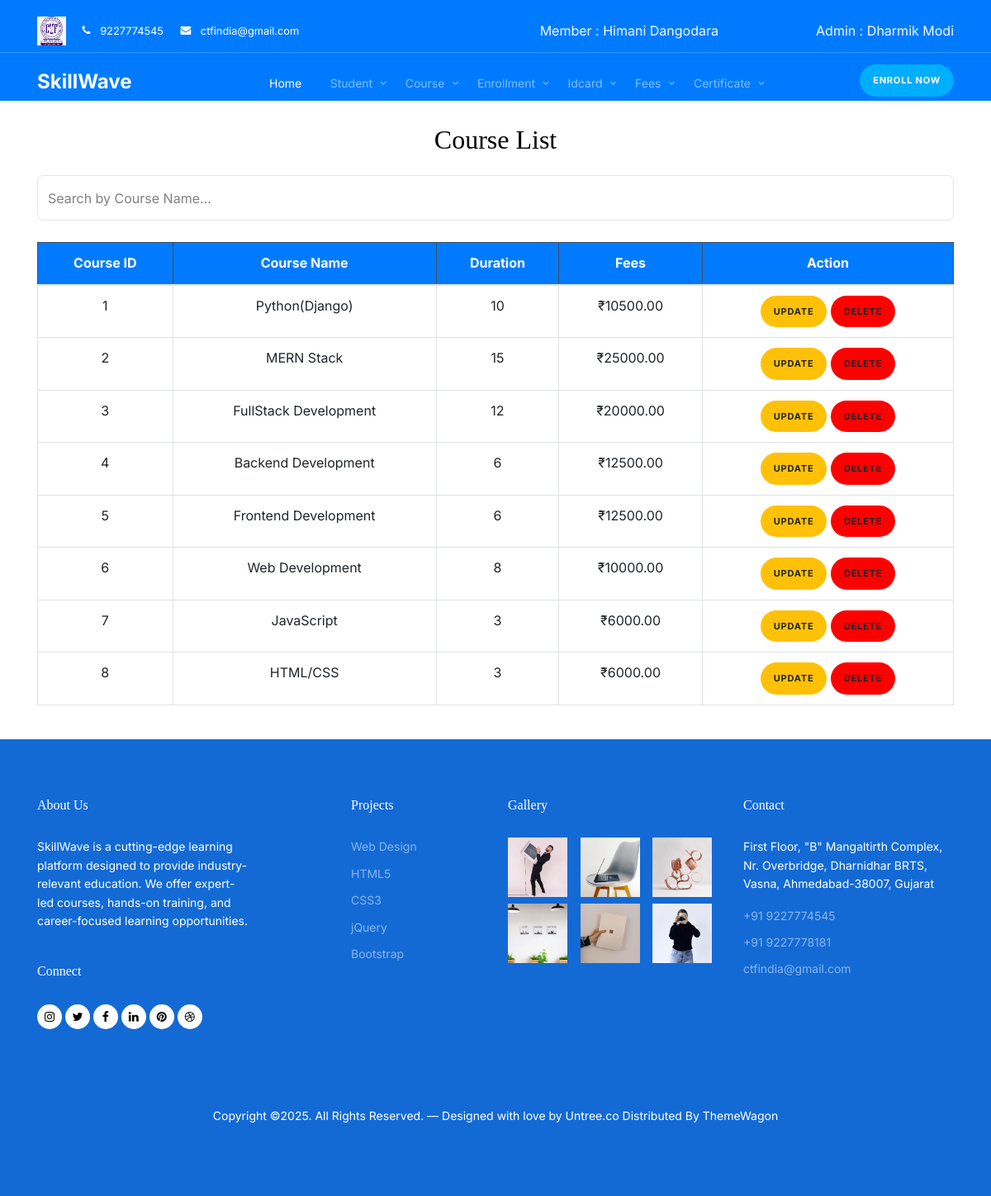
The app's page /course_list/2 with its own data.
### myapp/models.py (models this page shows, shortened)
class Member(models.Model):
    member_id = models.AutoField(primary_key=True, verbose_name="ID")
    admin = models.ForeignKey(Admin, on_delete = models.CASCADE )
    member_name = models.CharField(max_length=50)
    member_email = models.EmailField(max_length=50)
    member_password = models.CharField(max_length=10)
    member_phone = models.CharField(max_length=10)
    date_of_joining = models.DateField()

class Admin(models.Model):
    admin_id = models.AutoField(primary_key=True, verbose_name="ID")
    email = models.EmailField(max_length=50)
    password = models.CharField(max_length=10)
    name = models.CharField(max_length=50)

class Course(models.Model):
    course_id = models.AutoField(verbose_name="course_id",primary_key=True)
    admin = models.ForeignKey(Admin, on_delete = models.CASCADE )
    course_name = models.CharField(max_length=30)
    duration = models.IntegerField(help_text="Duration in month")
    fees = models.DecimalField(max_digits=10, decimal_places=2)

### myapp/views.py (the view)
# urls.py: path('course_list/<int:member_id>', views.Course_list, name='course_list'),
def Course_list(request, member_id):
    admin_id = models.Member.objects.get(member_id=member_id).admin.admin_id
    member = models.Member.objects.get(member_id=member_id)
    c = models.Admin.objects.get(admin_id=admin_id)
    id = member.member_id
    course = models.Course.objects.filter(admin = admin_id)
    context = {
        'id': id,
        'admin': c,
        'member': member,
        'course': course
    }
    course = models.Course.objects.filter(admin = admin_id)
    context['course'] = course
    return render(request, 'course_list.html', context)

### myapp/templates/course_list.html (shortened to what this page needs)
<!doctype html>
<html lang="en">
<head>
  <link rel="stylesheet" href="https://unicons.iconscout.com/release/v4.0.0/css/line.css">
  {% load static %}
  <link rel="stylesheet" href="{% static 'css/bootstrap.min.css' %}">
  <link rel="stylesheet" href="{% static 'css/bootstrap.min.css' %}">
  <link rel="stylesheet" href="{% static 'css/animate.min.css' %}">
  <link rel="stylesheet" href="{% static 'css/owl.carousel.min.css' %}">
  <link rel="stylesheet" href="{% static 'css/owl.theme.default.min.css' %}">
  <link rel="stylesheet" href="{% static 'css/jquery.fancybox.min.css' %}">
  <link rel="stylesheet" href="{% static 'fonts/icomoon/style.css' %}">
  <link rel="stylesheet" href="{% static 'fonts/flaticon/font/flaticon.css' %}">
  <link rel="stylesheet" href="{% static 'css/aos.css' %}">
  <link rel="stylesheet" href="{% static 'css/style.css' %}">
</head>
<body>
<nav class="site-nav mb-5" style="background-color: #007bff;">
    <div class="pb-2 top-bar mb-3">
      <div class="container">
        <div class="row align-items-center">
          <div class="col-6 col-lg-6">
            <img src="../../static/images/image.jpg" style="height: 35px; width: auto; margin-right: 15px;">
            <a href="#" class="small mr-3"><span class="icon-phone mr-2"></span> <span class="d-none d-lg-inline-block">9227774545</span></a>
            <a href="#" class="small mr-3"><span class="icon-envelope mr-2"></span> <span class="d-none d-lg-inline-block">ctfindia@gmail.com</span></a>
          </div>
          <div class="col-6 col-lg-3 text-right" style="color: aliceblue;">Member : {{ member.member_name }}</div>
          <div class="col-6 col-lg-3 text-right" style="color: aliceblue;">Admin : {{ admin.name }}</div>
        </div>
      </div>
    </div>
    <div class="sticky-nav js-sticky-header" style="background-color: #007bff;">
      <div class="container position-relative">
        <div class="site-navigation text-center">
          <a href="{% url 'index' id %}" class="logo menu-absolute m-0">SkillWave</a>
          <ul class="js-clone-nav d-none d-lg-inline-block site-menu">
            <li class="active"><a href="{% url 'index' id %}">Home</a></li>
            <li class="has-children">
              <a href="#">Student</a>
            </li>
            <li class="has-children">
              <a href="#">Course</a>
            </li>
            <li class="has-children">
              <a href="#">Enrollment</a>
            </li>
            <li class="has-children">
              <a href="#">Idcard</a>
            </li>
            <li class="has-children">
              <a href="#">Fees</a>
            </li>
            <li class="has-children">
              <a href="#">Certificate</a>
            </li>
          </ul>
          <a href="#" class="btn-book btn btn-secondary btn-sm menu-absolute">Enroll Now</a>
        </div>
      </div>
    </div>
</nav>
<div class="container">
    <h2 class="text-center mb-4">Course List</h2>
    <div class="d-flex justify-content-end">
      <input type="text" id="searchInput" name="searchInput" class="form-control search-box" placeholder="Search by Course Name...">
    </div><br>
    <div class="table-responsive">
        <table class="table table-bordered text-center">
            <thead class="table-dark" style="background-color: #007bff; color: white;">
                <tr>
                    <th>Course ID</th>
                    <th>Course Name</th>
                    <th>Duration</th>
                    <th>Fees</th>
                    <th>Action</th>
                </tr>
            </thead>
            <tbody>
                {% for course in course %}
                <tr>
                    <td>{{ course.course_id }}</td>
                    <td>{{ course.course_name }}</td>
                    <td>{{ course.duration }}</td>
                    <td>₹{{ course.fees }}</td>
                    <td>
                        <a href="{% url 'course_edit' id course.course_id %}" class="btn btn-update btn-sm">Update</a>
                        <a href="{% url 'course_delete' id course.course_id %}" class="btn btn-delete btn-sm">Delete</a>
                    </td>
                </tr>
                {% empty %}
                <tr>
                    <td colspan="6" class="text-center">No courses available.</td>
                </tr>
                {% endfor %}
            </tbody>
        </table>
    </div>
</div><br>
<div class="site-footer">
  <div class="container">
    <div class="row">
      <div class="col-lg-3 mr-auto">
        <div class="widget">
          <h3>About Us<span class="text-primary">.</span> </h3>
          <p>SkillWave is a cutting-edge learning platform designed to provide industry-relevant education. We offer expert-led courses, hands-on training, and career-focused learning opportunities.</p>
        </div>
        <div class="widget">
          <h3>Connect</h3>
          <ul class="list-unstyled social">
            <li><a href="#"><span class="icon-instagram"></span></a></li>
            <li><a href="#"><span class="icon-twitter"></span></a></li>
            <li><a href="#"><span class="icon-facebook"></span></a></li>
            <li><a href="#"><span class="icon-linkedin"></span></a></li>
            <li><a href="#"><span class="icon-pinterest"></span></a></li>
            <li><a href="#"><span class="icon-dribbble"></span></a></li>
          </ul>
        </div>
      </div>
      <div class="col-lg-2 ml-auto">
        <div class="widget">
          <h3>Projects</h3>
          <ul class="list-unstyled float-left links">
            <li><a href="#">Web Design</a></li>
            <li><a href="#">HTML5</a></li>
            <li><a href="#">CSS3</a></li>
            <li><a href="#">jQuery</a></li>
            <li><a href="#">Bootstrap</a></li>
          </ul>
        </div>
      </div>
      <div class="col-lg-3">
        <div class="widget">
          <h3>Gallery</h3>
          <ul class="instafeed instagram-gallery list-unstyled">
            <li><a class="instagram-item" href="static/images/gal_1.jpg" data-fancybox="gal"><img src="{% static 'images/gal_1.jpg' %}" alt="" width="72" height="72"></a>
            </li>
            <li><a class="instagram-item" href="static/images/gal_2.jpg" data-fancybox="gal"><img src="{% static 'images/gal_2.jpg' %}" alt="" width="72" height="72"></a>
            </li>
            <li><a class="instagram-item" href="static/images/gal_3.jpg" data-fancybox="gal"><img src="{% static 'images/gal_3.jpg' %}" alt="" width="72" height="72"></a>
            </li>
            <li><a class="instagram-item" href="static/images/gal_4.jpg" data-fancybox="gal"><img src="{% static 'images/gal_4.jpg' %}" alt="" width="72" height="72"></a>
            </li>
            <li><a class="instagram-item" href="static/images/gal_5.jpg" data-fancybox="gal"><img src="{% static 'images/gal_5.jpg' %}" alt="" width="72" height="72"></a>
            </li>
            <li><a class="instagram-item" href="static/images/gal_6.jpg" data-fancybox="gal"><img src="{% static 'images/gal_6.jpg' %}" alt="" width="72" height="72"></a>
            </li>
          </ul>
        </div>
      </div>
      <div class="col-lg-3">
        <div class="widget">
          <h3>Contact</h3>
          <address>First Floor, "B" Mangaltirth Complex, Nr. Overbridge, Dharnidhar BRTS, Vasna, Ahmedabad-38007, Gujarat</address>
            <ul class="list-unstyled links mb-4">
              <li><a href="tel://11234567890">+91 9227774545</a></li>
              <li><a href="tel://11234567890">+91 9227778181</a></li>
              <li><a href="mailto:info@mydomain.com">ctfindia@gmail.com</a></li>
          </ul>
        </div>
      </div>
    </div>
    <div class="row mt-5">
      <div class="col-12 text-center">
        <p>Copyright &copy;. All Rights Reserved. &mdash; Designed with love by <a href="https://untree.co">Untree.co</a>  Distributed By <a href="https://themewagon.com">ThemeWagon</a>
        </div>
      </div>
    </div>
  </div>
</body>
</html>

### static/css/style.css (style rules this page uses)
body { font-family: "Inter", sans-serif; line-height: 1.6; background-color: #ffffff; overflow-x: hidden; font-size: 16px; color: #666; }
body:before { content: ""; position: fixed; top: 0; left: 0; z-index: 99; right: 0; bottom: 0; background: rgba(0, 0, 0, 0.2); opacity: 0; visibility: hidden; -webkit-transition: .3s all ease; -o-transition: .3s all ease; transition: .3s all ease; }
a { color: #136ad5; -webkit-transition: .3s all ease; -o-transition: .3s all ease; transition: .3s all ease; }
.text-primary { color: #136ad5 !important; }
h1, .h1, h2, .h2, h3, .h3, h4, .h4 { font-family: "Display Playfair", serif; color: black; }
.btn { padding-top: 15px; padding-bottom: 15px; padding-left: 30px; padding-right: 30px; border-radius: 30px; font-size: 11px; text-transform: uppercase; font-weight: 700; letter-spacing: .05rem; }
.btn.btn-secondary { background: #00aeff; border-color: #00aeff; }
.btn.btn-sm { padding-top: 10px; padding-bottom: 10px; padding-left: 15px; padding-right: 15px; }
.form-control, .custom-select { border: none; font-size: 16px; height: 55px; background: transparent; border: 1px solid rgba(0, 0, 0, 0.1); border-radius: 7px; color: #000000; }
.top-bar a { color: #ffffff; }
.logo { font-size: 24px; color: #ffffff; font-weight: 700; left: 15px; }
.menu-absolute { position: absolute !important; }
.btn-book { position: absolute; right: 15px; margin-top: -2px; }
.site-nav { position: absolute; width: 100%; z-index: 9; top: 0; }
.site-nav a { position: relative; z-index: 9; cursor: pointer; }
.site-nav { padding-top: 20px; padding-bottom: 20px; }
.site-nav .site-navigation .site-menu { margin-bottom: 0; }
.site-nav .site-navigation .site-menu > li { display: inline-block; }
.site-nav .site-navigation .site-menu > li > a { font-size: 14px; padding: 10px 15px; display: inline-block; text-decoration: none !important; color: rgba(255, 255, 255, 0.5); position: relative; }
.site-nav .site-navigation .site-menu > li.active > a { color: #ffffff; }
.site-nav .site-navigation .site-menu .has-children { position: relative; }
.site-nav .site-navigation .site-menu .has-children > a { position: relative; padding-right: 20px; }
.site-nav .site-navigation .site-menu .has-children > a:before { position: absolute; content: "\e313"; font-size: 14px; top: 50%; right: 0; -webkit-transform: translateY(-50%); -ms-transform: translateY(-50%); transform: translateY(-50%); font-family: 'icomoon'; }
.site-mobile-menu .site-nav-wrap { padding: 0; margin: 0; list-style: none; position: relative; }
.site-mobile-menu .site-nav-wrap a { padding: 5px 20px; display: block; position: relative; color: #000000; }
.site-mobile-menu .site-nav-wrap li { position: relative; display: block; }
.site-mobile-menu .site-nav-wrap li.active > a { color: #136ad5; }
.site-mobile-menu .site-nav-wrap > li { display: block; position: relative; float: left; width: 100%; }
.site-mobile-menu .site-nav-wrap > li > a { padding-left: 20px; font-size: 14px; }
.sticky-nav { -webkit-transition: .3s all ease; -o-transition: .3s all ease; transition: .3s all ease; background: transparent; }
.top-bar { border-bottom: 1px solid rgba(255, 255, 255, 0.2); }
.position-relative { position: relative; }
.instagram-gallery { display: -webkit-box; display: -ms-flexbox; display: flex; -ms-flex-wrap: wrap; flex-wrap: wrap; margin-bottom: -8px; margin-left: -8px; }
.instagram-gallery li { -ms-flex-preferred-size: 33.333%; flex-basis: 33.333%; max-width: 33.333%; padding-left: 8px; padding-bottom: 8px; }
.site-footer { background: #136ad5; font-size: 14px; color: #ffffff; padding: 70px 0; }
.site-footer a { color: #ffffff; position: relative; display: inline-block; }
.site-footer .widget { margin-bottom: 40px; display: block; position: relative; z-index: 1; }
.site-footer .widget h3 { font-size: 16px; color: #ffffff; margin-bottom: 30px; }
.site-footer .widget .links { width: 150px; }
.site-footer .widget .links li { margin-bottom: 10px; }
.site-footer .widget .links li a { color: rgba(255, 255, 255, 0.5); }
.site-footer .social li { display: inline-block; }
.site-footer .social li a { display: inline-block; width: 30px; height: 30px; position: relative; background-color: #ffffff; border-radius: 50%; color: #000000; }
.site-footer .social li a:before { display: none; }
.site-footer .social li a > span { position: absolute; top: 50%; left: 50%; -webkit-transform: translate(-50%, -50%); -ms-transform: translate(-50%, -50%); transform: translate(-50%, -50%); }

### records on screen
Member: member_name "Himani Dangodara"
Admin: name "Dharmik Modi"
Course: course_id "1", course_name "Python(Django)", duration "10", fees "10500.00"
Course: course_id "2", course_name "MERN Stack", duration "15", fees "25000.00"
Course: course_id "3", course_name "FullStack Development", duration "12", fees "20000.00"
Course: course_id "4", course_name "Backend Development", duration "6", fees "12500.00"
Course: course_id "5", course_name "Frontend Development", duration "6", fees "12500.00"
Course: course_id "6", course_name "Web Development", duration "8", fees "10000.00"
Course: course_id "7", course_name "JavaScript", duration "3", fees "6000.00"
Course: course_id "8", course_name "HTML/CSS", duration "3", fees "6000.00"
